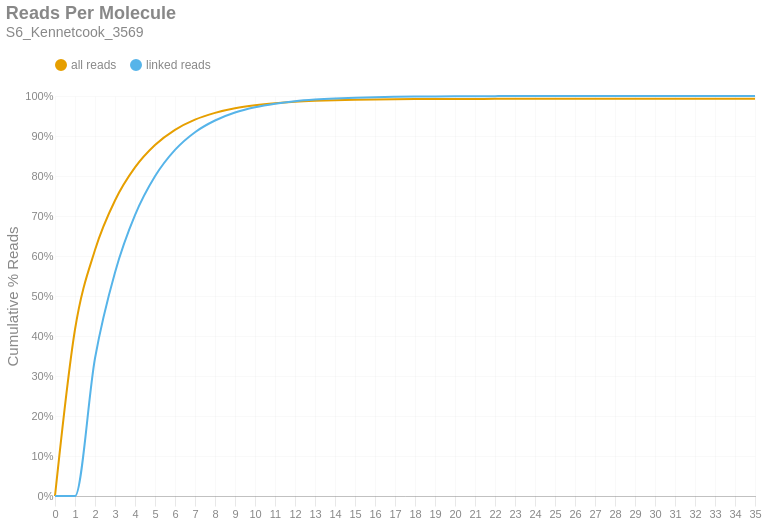

The code cell stored with this chart in its notebook:
### Markdown cell above
### Reads per Molecule
This chart shows the cumulative distribution of the number of reads per linked molecule. That is, how many alignments are associated with a unique molecule. This excludes the number of reads associated with invalid or absent linked-read barcodes. The `linked` histogram is the percentages recalculated when disregarding singletons.

### Code cell
if SKIPLR:
    print_html(f"Skipped")
else:
    counts = np.bincount(valids['reads'].cast(pl.Int64).to_numpy())
    weighted = counts * np.arange(len(counts))
    all_perc = weighted / n_reads
    linked_perc = weighted / n_linked_reads
    linked_perc[1] = 0
    binned_df = pl.DataFrame({
        'readsper': list(range(len(counts))),
        'all reads (cumsum)': np.cumsum(all_perc).tolist(),
        'linked reads (cumsum)': np.cumsum(linked_perc).tolist(),
    })

    with SafeRender(binned_df):
        (
            density_plot(binned_df, 'Reads Per Molecule', samplename, 'readspmol')
            .encode(
                x=alt.X('readsper:O', title=None).axis(labelAngle=0).scale(padding=0),
                y=alt.Y('value:Q', title='Cumulative % Reads').axis(format='%').stack(False),
                color=alt.Color("key:N").scale(domain=["all reads", "linked reads"]),
                tooltip=[
                    alt.Tooltip("key:N", title="Data Type"),
                    alt.Tooltip("readsper:O", title="Reads Per Molecule"),
                    alt.Tooltip("value:Q", format=".2%", title="% Reads (Cum.)")
                ]            
            )
        ).display()

### Figure 1 — Vega-Lite specification as saved in the notebook (floating-point values rounded to 4 significant figures)
{"width": "container", "height": 400, "config": {"title": {"anchor": "start", "dy": -15, "fontSize": 18, "color": "#888888", "subtitleColor": "#888888", "subtitleFontSize": 14}, "arc": {"fill": "#0072B2"}, "axis": {"domainColor": "#888888", "domainWidth": 0.5, "gridWidth": 0.2, "grid": false, "titleFontWeight": 400, "titleFontSize": 15, "labelFontSize": 11, "labelColor": "#888888", "tickColor": "#888888", "tickWidth": 0.2, "titleColor": "#888888"}, "axisBand": {"grid": false}, "axisX": {"grid": true, "tickSize": 10, "domainCap": "round"}, "axisY": {"domain": false, "grid": true, "tickSize": 0, "domainCap": "round"}, "background": "transparent", "header": {"labelFontSize": 15, "labelColor": "#888888", "titleFontSize": 15, "titleFontWeight": 600, "titleColor": "#888888"}, "legend": {"labelFont": "sans-serif", "labelFontSize": 12, "labelColor": "#888888", "symbolSize": 100, "symbolType": "circle", "titleFontSize": 12, "titlePadding": 10, "titleColor": "#888888", "title": null, "orient": "top"}, "range": {"category": ["#E69F00", "#56B4E9", "#009E73", "#F0E442", "#0072B2", "#D55E00", "#CC79A7", "#000000"], "diverging": ["#cfe8f3", "#a2d4ec", "#73bfe2", "#46abdb", "#1696d2", "#12719e"]}, "area": {"fill": "#0072B2", "fillOpacity": 0.7, "line": true, "strokeOpacity": 0.7}, "line": {"color": "#0072B2", "stroke": "#0072B2", "strokeWidth": 2}, "trail": {"color": "#0072B2", "stroke": "#0072B2", "strokeWidth": 0, "size": 1}, "point": {"filled": true, "fillOpacity": 1.0, "size": 95}, "text": {"color": "#888888", "fontSize": 11, "align": "right", "fontWeight": 400, "size": 11}, "bar": {"fill": "#0072B2", "stroke": null}, "view": {"stroke": null, "continuousWidth": 660, "continuousHeight": 400}}, "data": {"name": "data-1f2afdcf38400c3bdd27415354f6c91a"}, "mark": {"type": "line", "interpolate": "monotone", "point": {"opacity": 0, "size": 275}}, "encoding": {"color": {"field": "key", "scale": {"domain": ["all reads", "linked reads"]}, "type": "nominal"}, "tooltip": [{"field": "key", "title": "Data Type", "type": "nominal"}, {"field": "readsper", "title": "Reads Per Molecule", "type": "ordinal"}, {"field": "value", "format": ".2%", "title": "% Reads (Cum.)", "type": "quantitative"}], "x": {"axis": {"labelAngle": 0}, "field": "readsper", "scale": {"padding": 0}, "title": null, "type": "ordinal"}, "y": {"axis": {"format": "%"}, "field": "value", "stack": false, "title": "Cumulative % Reads", "type": "quantitative"}}, "params": [{"name": "param_c36ac31b6afebe62", "select": {"type": "point", "fields": ["key"]}, "bind": "legend"}], "title": {"text": "Reads Per Molecule", "subtitle": "S6_Kennetcook_3569"}, "transform": [{"fold": ["all reads (cumsum)", "linked reads (cumsum)"]}, {"calculate": "replace(datum.key, ' (cumsum)', '')", "as": "key"}, {"filter": {"param": "param_c36ac31b6afebe62"}}], "usermeta": {"embedOptions": {"downloadFileName": "S6_Kennetcook_3569.readspmol"}}, "$schema": "https://vega.github.io/schema/vega-lite/v6.1.0.json", "datasets": {"data-1f2afdcf38400c3bdd27415354f6c91a": [{"readsper": 0, "all reads (cumsum)": 0.0, "linked reads (cumsum)": 0.0}, {"readsper": 1, "all reads (cumsum)": 0.4163, "linked reads (cumsum)": 0.0}, {"readsper": 2, "all reads (cumsum)": 0.6149, "linked reads (cumsum)": 0.3443}, {"readsper": 3, "all reads (cumsum)": 0.7387, "linked reads (cumsum)": 0.559}, {"readsper": 4, "all reads (cumsum)": 0.8214, "linked reads (cumsum)": 0.7023}, {"readsper": 5, "all reads (cumsum)": 0.8773, "linked reads (cumsum)": 0.7994}, {"readsper": 6, "all reads (cumsum)": 0.9154, "linked reads (cumsum)": 0.8653}, {"readsper": 7, "all reads (cumsum)": 0.9409, "linked reads (cumsum)": 0.9095}, {"readsper": 8, "all reads (cumsum)": 0.9577, "linked reads (cumsum)": 0.9388}, {"readsper": 9, "all reads (cumsum)": 0.9692, "linked reads (cumsum)": 0.9586}, {"readsper": 10, "all reads (cumsum)": 0.9768, "linked reads (cumsum)": 0.9718}, {"readsper": 11, "all reads (cumsum)": 0.982, "linked reads (cumsum)": 0.9809}, {"readsper": 12, "all reads (cumsum)": 0.9856, "linked reads (cumsum)": 0.9871}, {"readsper": 13, "all reads (cumsum)": 0.9879, "linked reads (cumsum)": 0.9911}, {"readsper": 14, "all reads (cumsum)": 0.9895, "linked reads (cumsum)": 0.9939}, {"readsper": 15, "all reads (cumsum)": 0.9906, "linked reads (cumsum)": 0.9958}, {"readsper": 16, "all reads (cumsum)": 0.9914, "linked reads (cumsum)": 0.9971}, {"readsper": 17, "all reads (cumsum)": 0.9919, "linked reads (cumsum)": 0.9979}, {"readsper": 18, "all reads (cumsum)": 0.9922, "linked reads (cumsum)": 0.9986}, {"readsper": 19, "all reads (cumsum)": 0.9925, "linked reads (cumsum)": 0.999}, {"readsper": 20, "all reads (cumsum)": 0.9927, "linked reads (cumsum)": 0.9993}, {"readsper": 21, "all reads (cumsum)": 0.9928, "linked reads (cumsum)": 0.9995}, {"readsper": 22, "all reads (cumsum)": 0.9929, "linked reads (cumsum)": 0.9997}, {"readsper": 23, "all reads (cumsum)": 0.9929, "linked reads (cumsum)": 0.9997}, {"readsper": 24, "all reads (cumsum)": 0.9929, "linked reads (cumsum)": 0.9998}, {"readsper": 25, "all reads (cumsum)": 0.993, "linked reads (cumsum)": 0.9999}, {"readsper": 26, "all reads (cumsum)": 0.993, "linked reads (cumsum)": 0.9999}, {"readsper": 27, "all reads (cumsum)": 0.993, "linked reads (cumsum)": 0.9999}, {"readsper": 28, "all reads (cumsum)": 0.993, "linked reads (cumsum)": 1.0}, {"readsper": 29, "all reads (cumsum)": 0.993, "linked reads (cumsum)": 1.0}, {"readsper": 30, "all reads (cumsum)": 0.993, "linked reads (cumsum)": 1.0}, {"readsper": 31, "all reads (cumsum)": 0.993, "linked reads (cumsum)": 1.0}, {"readsper": 32, "all reads (cumsum)": 0.993, "linked reads (cumsum)": 1.0}, {"readsper": 33, "all reads (cumsum)": 0.993, "linked reads (cumsum)": 1.0}, {"readsper": 34, "all reads (cumsum)": 0.993, "linked reads (cumsum)": 1.0}, {"readsper": 35, "all reads (cumsum)": 0.993, "linked reads (cumsum)": 1.0}]}}
